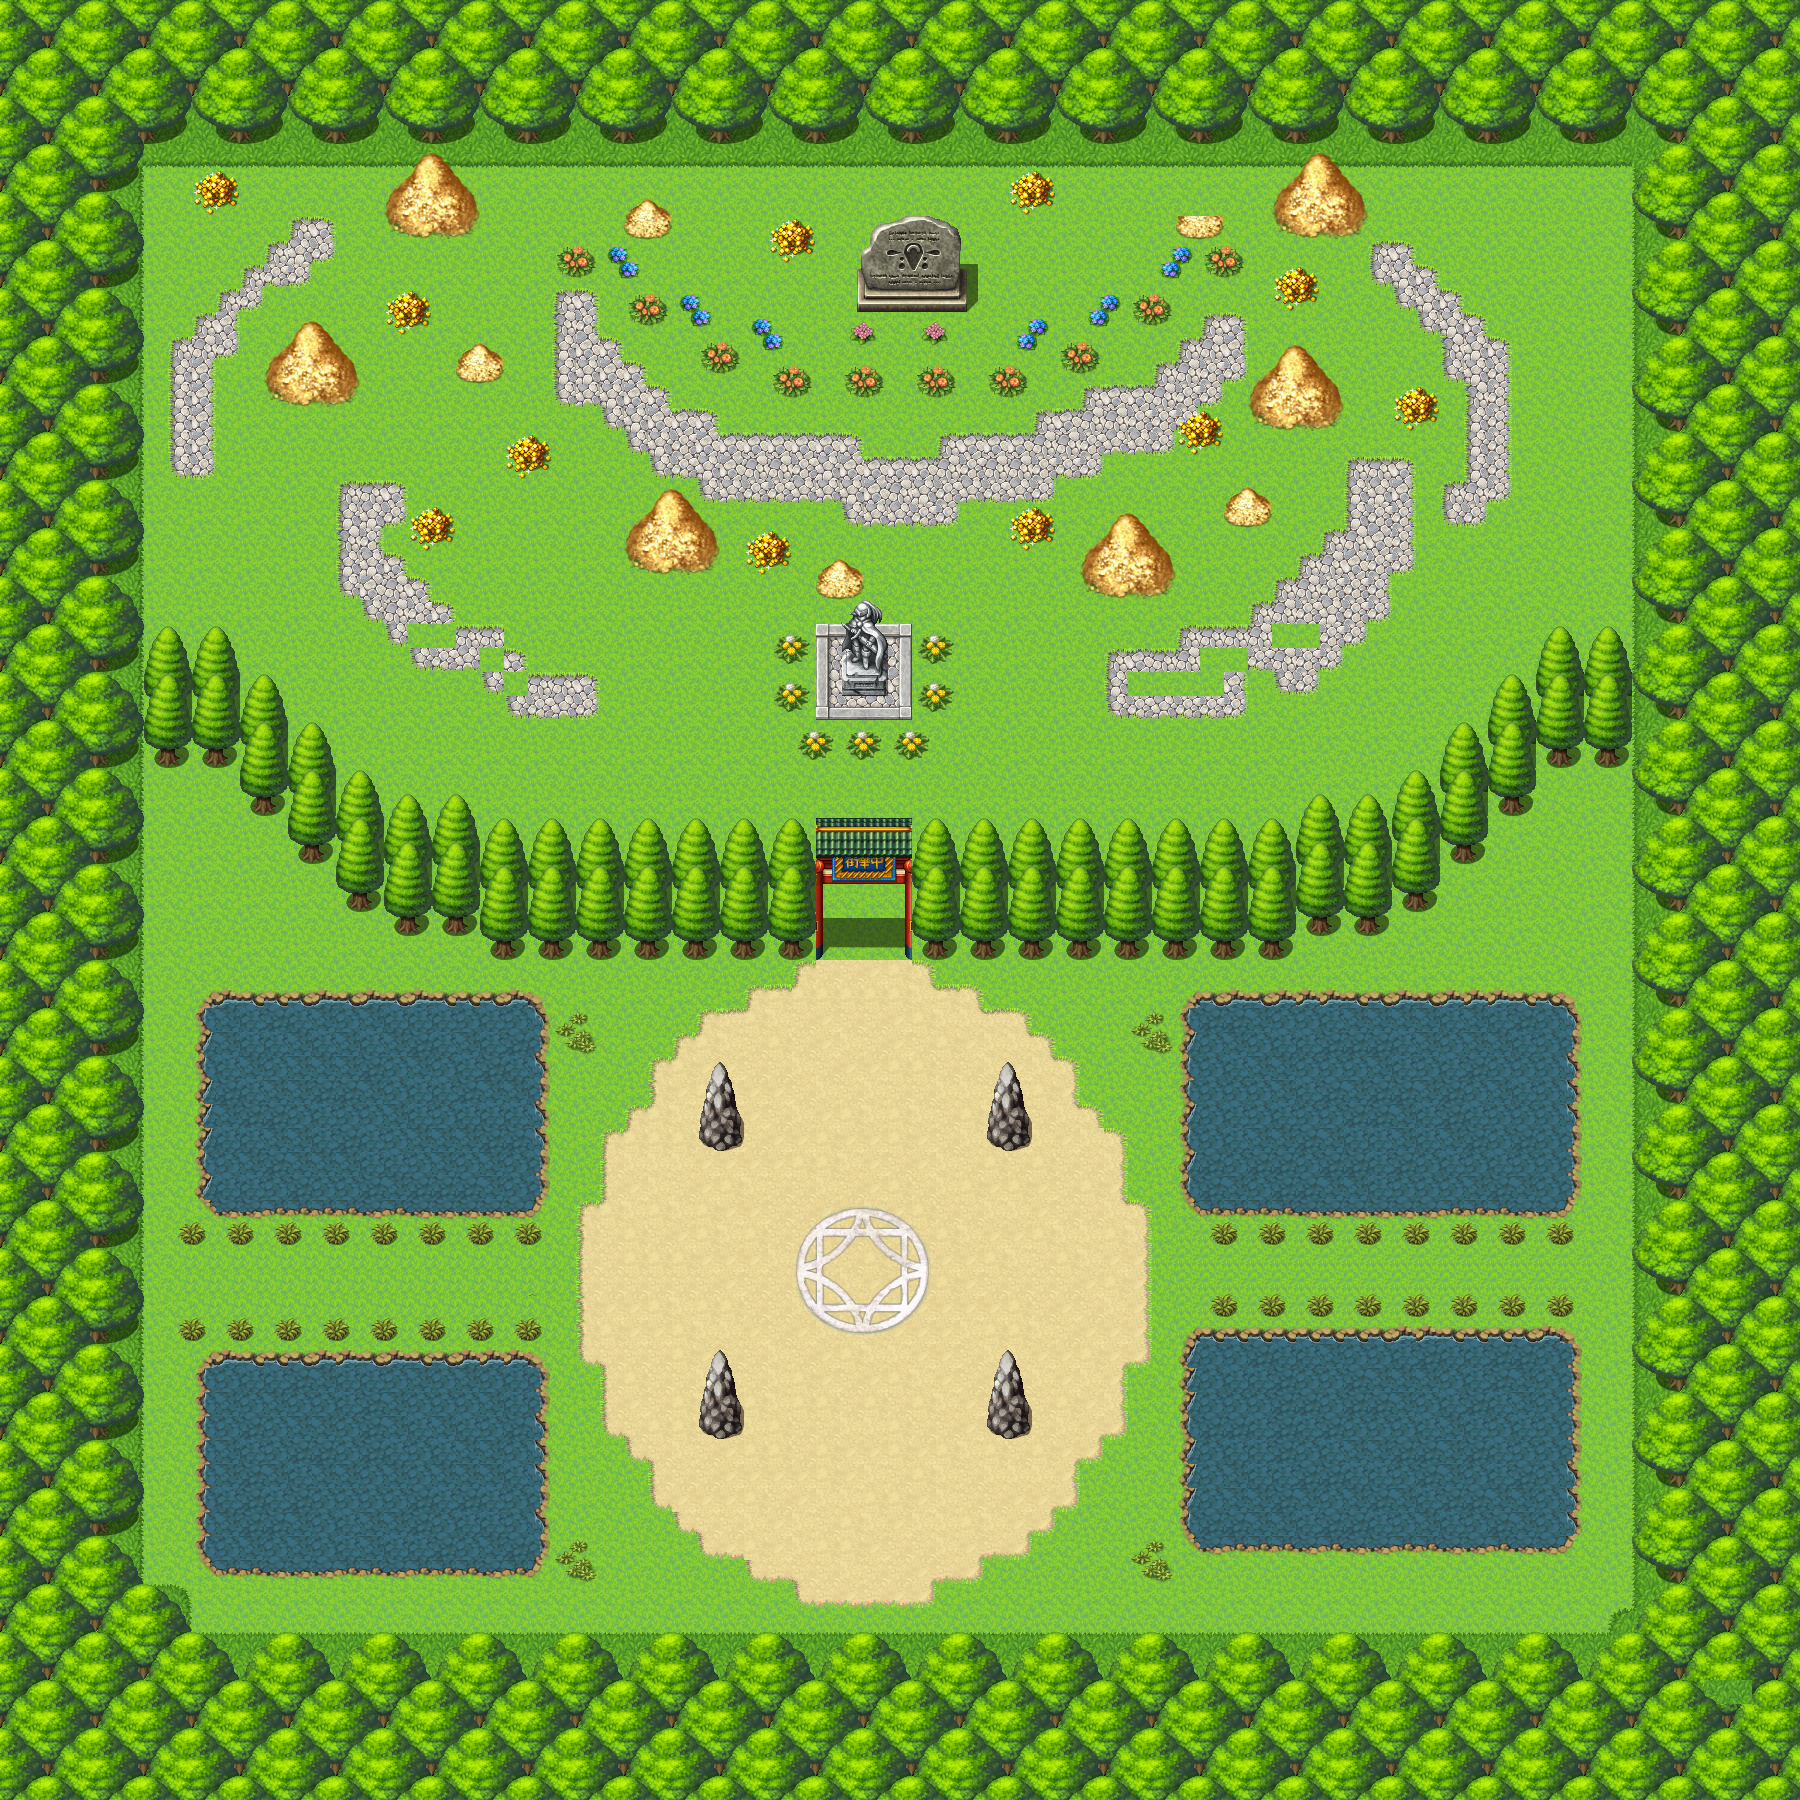

A 2D game scene composited from a Tiled map and its tileset images. What follows is a short description and the map's XML, with each tile layer's data collapsed to a summary:
An orthogonal 75x75 tile map with 24x24 px tiles, 4 tile layers (piso, pasto y otros, Decoraciones, Estructuras), 8 tilesets and 50 objects.

<map version="1.2" tiledversion="1.2.0" orientation="orthogonal" renderorder="left-down" width="75" height="75" tilewidth="24" tileheight="24" infinite="0" nextlayerid="34" nextobjectid="173">
 <tileset firstgid="1" source="tilesheets/Outside_A1.tsx" />
 <tileset firstgid="769" source="tilesheets/Outside_A2.tsx" />
 <tileset firstgid="1537" source="tilesheets/Outside_B.tsx" />
 <tileset firstgid="2561" source="tilesheets/Outside_A5.tsx" />
 <tileset firstgid="3073" source="tilesheets/SF_Outside_C.tsx" />
 <tileset firstgid="4097" source="tilesheets/Dungeon_C.tsx" />
 <tileset firstgid="5121" source="tilesheets/Dungeon_B.tsx" />
 <tileset firstgid="6145" source="tilesheets/Outside_C.tsx" />
 <layer id="17" name="piso" width="75" height="75">
  <data>[5625 cells, 5625 non-empty, 81 distinct tile ids]</data>
 </layer>
 <layer id="20" name="pasto y otros" width="75" height="75">
  <data>[5625 cells, 963 non-empty, 41 distinct tile ids]</data>
 </layer>
 <layer id="18" name="Decoraciones" width="75" height="75">
  <data>[5625 cells, 1227 non-empty, 136 distinct tile ids]</data>
 </layer>
 <layer id="24" name="Estructuras" width="75" height="75">
  <data>[5625 cells, 219 non-empty, 49 distinct tile ids]</data>
 </layer>
 <objectgroup id="33" name="Rigibody">
  <object id="101" x="-81.8182" y="1627.27" width="1912.12" height="190.909" />
  <object id="103" x="-8.66667" y="1583.33" width="200" height="216.667" />
  <object id="104" x="-2" y="0.666667" width="145.333" height="1798" />
  <object id="105" x="-4" y="0" width="1807" height="168" />
  <object id="106" x="1633" y="-1" width="170" height="1802" />
  <object id="108" x="1176" y="1321" width="407" height="214" />
  <object id="109" x="1175" y="983" width="408" height="217" />
  <object id="110" x="696" y="1091" width="47" height="33" />
  <object id="111" x="984" y="1092" width="47" height="36" />
  <object id="112" x="984" y="1384" width="48" height="33" />
  <object id="114" x="696" y="1386" width="48" height="36" />
  <object id="115" x="191" y="1344" width="362" height="215" />
  <object id="116" x="191" y="984" width="362" height="213" />
  <object id="119" x="477" y="858.667" width="345" height="63.333" />
  <object id="120" x="384" y="833.333" width="94" height="69.667" />
  <object id="121" x="337" y="811.667" width="49" height="65.3333" />
  <object id="122" x="284" y="766.667" width="52" height="59.3333" />
  <object id="123" x="240" y="721" width="46" height="63" />
  <object id="124" x="144.333" y="663.667" width="92.6667" height="66" />
  <object id="125" x="912" y="857" width="384" height="64" />
  <object id="126" x="1295" y="834.667" width="96" height="64.333" />
  <object id="127" x="1391" y="813.333" width="50" height="56.6667" />
  <object id="128" x="1439" y="765.333" width="49" height="68.6667" />
  <object id="129" x="1489" y="718" width="46" height="59" />
  <object id="130" x="1535" y="667.667" width="48" height="68.333" />
  <object id="131" x="1583" y="666.667" width="51" height="78.333" />
  <object id="133" x="1079" y="543" width="97" height="22" />
  <object id="134" x="1227" y="489" width="32" height="36" />
  <object id="135" x="1180" y="411" width="41" height="40" />
  <object id="136" x="1401" y="390" width="29" height="30" />
  <object id="137" x="1246" y="375" width="98" height="23" />
  <object id="139" x="841" y="636" width="44" height="35" />
  <object id="155" x="1272" y="190" width="96" height="14.6667" />
  <object id="156" x="1177.33" y="192" width="46.6667" height="48" />
  <object id="157" x="1014.67" y="176" width="35.3333" height="35" />
  <object id="158" x="1014" y="509.667" width="32" height="37.6667" />
  <object id="159" x="753" y="531" width="28.3333" height="36.3333" />
  <object id="160" x="816" y="552" width="46.6667" height="46.6667" />
  <object id="161" x="513.333" y="435.667" width="26" height="35" />
  <object id="162" x="413.333" y="508.333" width="35.3333" height="38.3333" />
  <object id="163" x="459" y="345" width="36" height="38" />
  <object id="164" x="388.667" y="291.667" width="33.6667" height="34.3333" />
  <object id="165" x="631" y="202" width="32" height="27.3333" />
  <object id="166" x="772.333" y="221.333" width="34.6667" height="38" />
  <object id="167" x="851" y="254.667" width="121.333" height="25.3333" />
  <object id="168" x="384" y="185.667" width="97.3333" height="20" />
  <object id="169" x="264" y="351.333" width="94.6667" height="20.3333" />
  <object id="170" x="200" y="171.333" width="31.6667" height="38.6667" />
  <object id="171" x="623.5" y="518" width="97" height="22" />
  <object id="172" x="1279.5" y="274" width="29" height="30" />
 </objectgroup>
</map>
